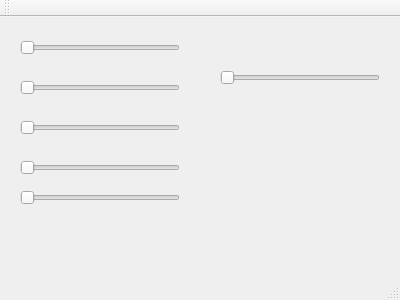
<?xml version="1.0" encoding="UTF-8"?>
<ui version="4.0">
 <class>MainWindow</class>
 <widget class="QMainWindow" name="MainWindow">
  <property name="geometry">
   <rect>
    <x>0</x>
    <y>0</y>
    <width>400</width>
    <height>300</height>
   </rect>
  </property>
  <property name="windowTitle">
   <string>MainWindow</string>
  </property>
  <widget class="QWidget" name="centralWidget">
   <widget class="QSlider" name="radiusSlider">
    <property name="geometry">
     <rect>
      <x>20</x>
      <y>20</y>
      <width>160</width>
      <height>22</height>
     </rect>
    </property>
    <property name="minimum">
     <number>100</number>
    </property>
    <property name="maximum">
     <number>200</number>
    </property>
    <property name="orientation">
     <enum>Qt::Horizontal</enum>
    </property>
   </widget>
   <widget class="QSlider" name="redSlider">
    <property name="geometry">
     <rect>
      <x>20</x>
      <y>100</y>
      <width>160</width>
      <height>22</height>
     </rect>
    </property>
    <property name="minimum">
     <number>100</number>
    </property>
    <property name="maximum">
     <number>200</number>
    </property>
    <property name="orientation">
     <enum>Qt::Horizontal</enum>
    </property>
   </widget>
   <widget class="QSlider" name="blueSlider">
    <property name="geometry">
     <rect>
      <x>20</x>
      <y>140</y>
      <width>160</width>
      <height>22</height>
     </rect>
    </property>
    <property name="minimum">
     <number>100</number>
    </property>
    <property name="maximum">
     <number>200</number>
    </property>
    <property name="orientation">
     <enum>Qt::Horizontal</enum>
    </property>
   </widget>
   <widget class="QSlider" name="greenSlider">
    <property name="geometry">
     <rect>
      <x>20</x>
      <y>170</y>
      <width>160</width>
      <height>22</height>
     </rect>
    </property>
    <property name="minimum">
     <number>100</number>
    </property>
    <property name="maximum">
     <number>200</number>
    </property>
    <property name="orientation">
     <enum>Qt::Horizontal</enum>
    </property>
   </widget>
   <widget class="QSlider" name="xposSlider">
    <property name="geometry">
     <rect>
      <x>20</x>
      <y>60</y>
      <width>160</width>
      <height>22</height>
     </rect>
    </property>
    <property name="minimum">
     <number>100</number>
    </property>
    <property name="maximum">
     <number>200</number>
    </property>
    <property name="orientation">
     <enum>Qt::Horizontal</enum>
    </property>
   </widget>
   <widget class="QSlider" name="yposSlider">
    <property name="geometry">
     <rect>
      <x>220</x>
      <y>50</y>
      <width>160</width>
      <height>22</height>
     </rect>
    </property>
    <property name="minimum">
     <number>100</number>
    </property>
    <property name="maximum">
     <number>200</number>
    </property>
    <property name="orientation">
     <enum>Qt::Horizontal</enum>
    </property>
   </widget>
  </widget>
  <widget class="QMenuBar" name="menuBar">
   <property name="geometry">
    <rect>
     <x>0</x>
     <y>0</y>
     <width>400</width>
     <height>22</height>
    </rect>
   </property>
  </widget>
  <widget class="QToolBar" name="mainToolBar">
   <attribute name="toolBarArea">
    <enum>TopToolBarArea</enum>
   </attribute>
   <attribute name="toolBarBreak">
    <bool>false</bool>
   </attribute>
  </widget>
  <widget class="QStatusBar" name="statusBar"/>
 </widget>
 <layoutdefault spacing="6" margin="11"/>
 <resources/>
 <connections/>
</ui>
